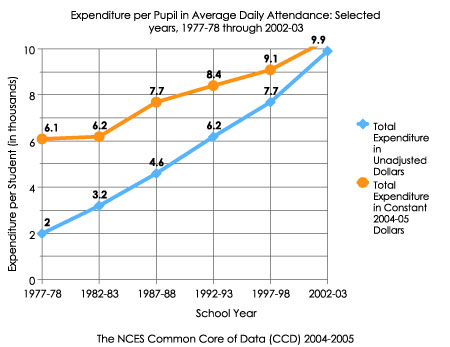
//> input picture pics/13.jpg, 450 x 347 px
$ ./preprocessing ../../pics/13.jpg   (built with g++ and OpenCV 4)
//> lines starting //> are read from the running program, lines starting //| are printed output that depends on the picture; after the words box and inside, x2 and y2 are one past the last pixel; in counts of white or black regions, pixels touching at a corner belong together
// this should take the input image and do the following:
// * orientation detection: correct the image so that page is straight
// * rotate cw by 90 and save as a separate image (needed for OCR)
// * maybe perform ocr and remove all detected text. (might be good for box-detection using hough lines)
#include "opencv2/core/core.hpp"
#include "opencv2/highgui/highgui.hpp"
#include <stdio.h>
#include "opencv2/imgproc/imgproc.hpp"
#include "opencv2/imgproc/imgproc.hpp"

#include "pugixml.hpp"
#include <iostream>
#include <math.h>
#include <algorithm>
using namespace cv;
using namespace std;

void compute_skew(const char* filename)
{
//> called with filename = "../../pics/13.jpg"
   // Load in grayscale.
   cv::Mat src = cv::imread(filename, 0);
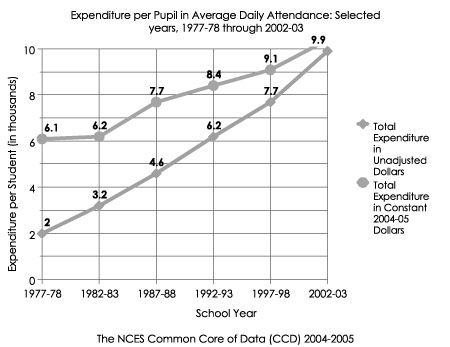
//> src: 347 rows x 450 cols, CV_8UC1; min 0, max 255, mean 242.1
   cv::Size size = src.size();
//> size = Size(450, 347)
   cv::bitwise_not(src, src);
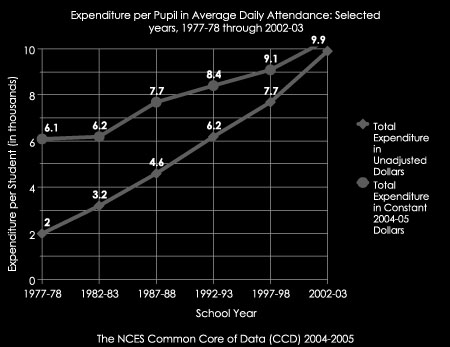
//> src: 347 rows x 450 cols, CV_8UC1; min 0, max 255, mean 12.9
   std::vector<cv::Vec4i> lines;
       cv::HoughLinesP(src, lines, 1, CV_PI/180, 100, size.width / 2.f, 20);
//> lines = 88 lines (x1, y1, x2, y2), first 8: [0, 233, 327, 233], [2, 141, 327, 141], [37, 163, 327, 163], [1, 140, 327, 140], [24, 279, 327, 279], [9, 214, 327, 214], [4, 73, 327, 73], [8, 187, 327, 187]
  cv::Mat disp_lines(size, CV_8UC1, cv::Scalar(0, 0, 0));
    double angle = 0.;
    unsigned nb_lines = lines.size();
//> nb_lines = 88
    for (unsigned i = 0; i < nb_lines; ++i)
    {
        cv::line(disp_lines, cv::Point(lines[i][0], lines[i][1]),
                 cv::Point(lines[i][2], lines[i][3]), cv::Scalar(255, 0 ,0));
        angle += atan2((double)lines[i][3] - lines[i][1],
                       (double)lines[i][2] - lines[i][0]);
    }
//> this loop made 88 passes
//> angle on passes 1 to 12: 0, 0, 0, 0, 0, 0, 0, 0, 0, 0, 0, 0
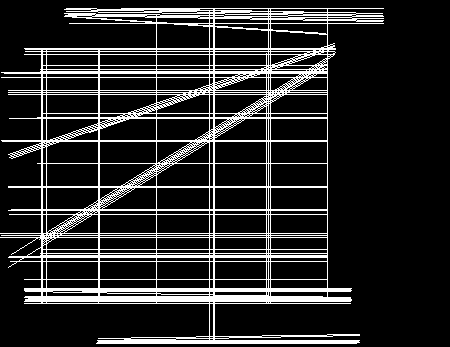
//> disp_lines: 347 rows x 450 cols, CV_8UC1; 15.9% white in thin lines or dots, all inside (x1, y1, x2, y2) = (0, 8, 384, 344)
//> after the loop, angle = -25.75
    angle /= nb_lines; // mean angle, in radians.
//> angle = -0.293

    std::cout << "File " << filename << ": " << angle * 180 / CV_PI << std::endl;
//| File ../../pics/13.jpg: -16.7661

    cv::imshow(filename, src);
    cv::waitKey(0);
    cv::destroyWindow(filename);
}


int main(int argc, char const *argv[])
{
  compute_skew(argv[1]);
  return 0;
}

$ run again, on pics/15.jpg
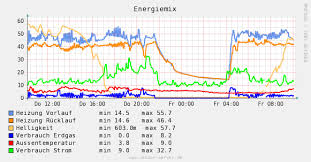
//> input picture pics/15.jpg, 311 x 162 px
//> in compute_skew, `cv::bitwise_not(src, src);`:
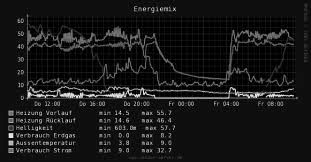
//> src: 162 rows x 311 cols, CV_8UC1; min 0, max 245, mean 23.4
//> lines = 149 lines (x1, y1, x2, y2), first 8: [0, 89, 310, 149], [0, 160, 310, 65], [0, 82, 310, 109], [0, 0, 310, 6], [0, 72, 310, 72], [0, 9, 310, 15], [2, 160, 310, 154], [0, 8, 310, 8]
//> nb_lines = 149
//> the loop in compute_skew, `for (unsigned i = 0; i < nb_lines; ++i)` made 149 passes
//> angle on passes 1 to 8: 0.191, -0.106, -0.0193, 4.93e-05, 4.93e-05, 0.0194, -7.64e-05, -7.64e-05
//> after the loop in compute_skew, `for (unsigned i = 0; i < nb_lines; ++i)`:
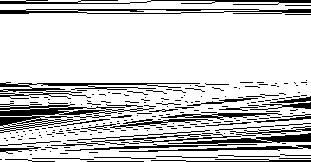
//> disp_lines: 162 rows x 311 cols, CV_8UC1; 80.5% white; black in thin lines or dots
//> after the loop in compute_skew, `for (unsigned i = 0; i < nb_lines; ++i)`: angle = -3.81
//> in compute_skew, `angle /= nb_lines;`: angle = -0.0255
//| File ../../pics/15.jpg: -1.46332
